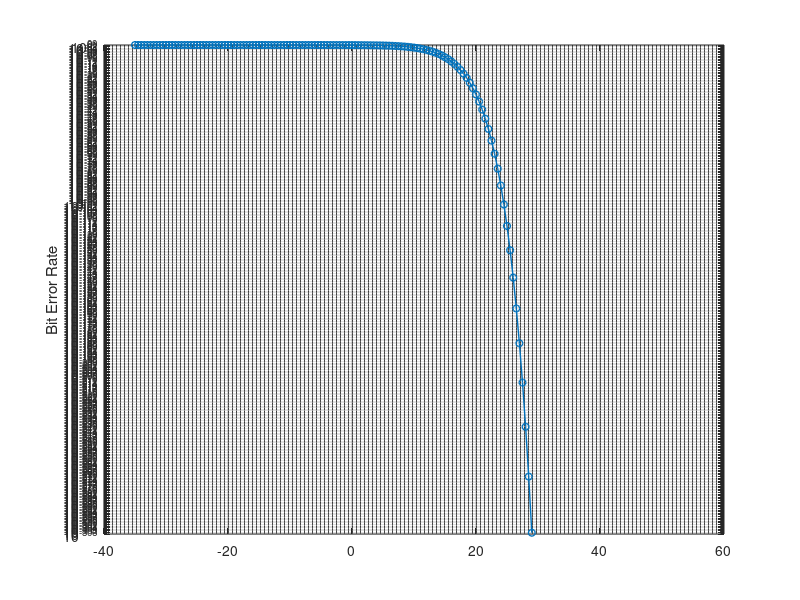

Here is the MATLAB script that generated this plot: (Note: this script raises an error after producing the figure.)
clear; close all; clc;

% Load the data file you want to plot
load("everySF_try1");

figure;
snrVect=-35:0.5:50;
SFVect=(7:12);

% Plot every SF 
% semilogy(snrVect,berEst(:,:,7),'-o'); hold on;
% semilogy(snrVect,berEst(:,:,8),'-o'); hold on;
% semilogy(snrVect,berEst(:,:,9),'-o'); hold on;
% semilogy(snrVect,berEst(:,:,10),'-o'); hold on;
% semilogy(snrVect,berEst(:,:,11),'-o'); hold on;
% semilogy(snrVect,berEst(:,:,12),'-o');hold on;

prod = qfunc(sqrt(2*10.^((snrVect)/10))-sqrt(2*log2(7)+0.57722));
semilogy(snrVect,prod,'-o');hold on;

set(findall(gca, 'Type', 'Line'),'LineWidth',1,'MarkerSize',5);
% xlim([-30 -5]);
% ylim([10^(-5) 1]);
grid

xlabel('SNR (dB)')
ylabel('Bit Error Rate')
legendStrings = "SF = " + string(SFVect) ;
legend(legendStrings);